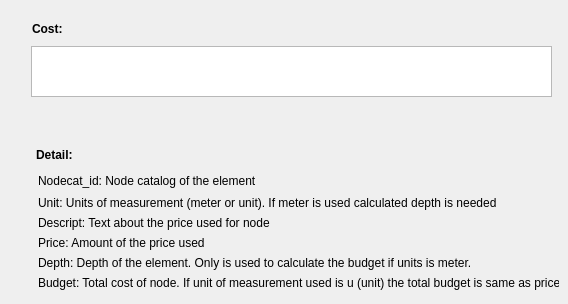
    <widget class="QWidget" name="tab">
     <attribute name="title">
      <string>Cost</string>
     </attribute>
     <widget class="QTableView" name="tbl_masterplan">
      <property name="geometry">
       <rect>
        <x>31</x>
        <y>46</y>
        <width>521</width>
        <height>51</height>
       </rect>
      </property>
      <property name="sortingEnabled">
       <bool>true</bool>
      </property>
     </widget>
     <widget class="QLabel" name="label_cocost">
      <property name="geometry">
       <rect>
        <x>32</x>
        <y>22</y>
        <width>46</width>
        <height>13</height>
       </rect>
      </property>
      <property name="font">
       <font>
        <weight>75</weight>
        <bold>true</bold>
       </font>
      </property>
      <property name="text">
       <string>Cost:</string>
      </property>
     </widget>
     <widget class="QLabel" name="label_codetail">
      <property name="geometry">
       <rect>
        <x>36</x>
        <y>148</y>
        <width>46</width>
        <height>13</height>
       </rect>
      </property>
      <property name="font">
       <font>
        <weight>75</weight>
        <bold>true</bold>
       </font>
      </property>
      <property name="text">
       <string>Detail:</string>
      </property>
     </widget>
     <widget class="QLabel" name="label_conodecat_id">
      <property name="geometry">
       <rect>
        <x>38</x>
        <y>174</y>
        <width>501</width>
        <height>19</height>
       </rect>
      </property>
      <property name="text">
       <string>Nodecat_id: Node catalog of the element</string>
      </property>
      <property name="alignment">
       <set>Qt::AlignLeading|Qt::AlignLeft|Qt::AlignTop</set>
      </property>
     </widget>
     <widget class="QLabel" name="label_counit">
      <property name="geometry">
       <rect>
        <x>38</x>
        <y>196</y>
        <width>501</width>
        <height>19</height>
       </rect>
      </property>
      <property name="text">
       <string>Unit: Units of measurement (meter or unit). If meter is used calculated depth is needed</string>
      </property>
      <property name="alignment">
       <set>Qt::AlignLeading|Qt::AlignLeft|Qt::AlignTop</set>
      </property>
     </widget>
     <widget class="QLabel" name="label_codescript">
      <property name="geometry">
       <rect>
        <x>38</x>
        <y>216</y>
        <width>501</width>
        <height>19</height>
       </rect>
      </property>
      <property name="text">
       <string>Descript: Text about the price used for node</string>
      </property>
      <property name="alignment">
       <set>Qt::AlignLeading|Qt::AlignLeft|Qt::AlignTop</set>
      </property>
     </widget>
     <widget class="QLabel" name="label_coprice">
      <property name="geometry">
       <rect>
        <x>38</x>
        <y>236</y>
        <width>501</width>
        <height>19</height>
       </rect>
      </property>
      <property name="text">
       <string>Price: Amount of the price used</string>
      </property>
      <property name="alignment">
       <set>Qt::AlignLeading|Qt::AlignLeft|Qt::AlignTop</set>
      </property>
     </widget>
     <widget class="QLabel" name="label_codepth">
      <property name="geometry">
       <rect>
        <x>38</x>
        <y>256</y>
        <width>501</width>
        <height>19</height>
       </rect>
      </property>
      <property name="text">
       <string>Depth: Depth of the element. Only is used to calculate the budget if units is meter.</string>
      </property>
      <property name="alignment">
       <set>Qt::AlignLeading|Qt::AlignLeft|Qt::AlignTop</set>
      </property>
     </widget>
     <widget class="QLabel" name="label_cobudget">
      <property name="geometry">
       <rect>
        <x>38</x>
        <y>276</y>
        <width>521</width>
        <height>19</height>
       </rect>
      </property>
      <property name="text">
       <string>Budget: Total cost of node. If unit of measurement used is u (unit) the total budget is same as price</string>
      </property>
      <property name="alignment">
       <set>Qt::AlignLeading|Qt::AlignLeft|Qt::AlignTop</set>
      </property>
     </widget>
    </widget>
